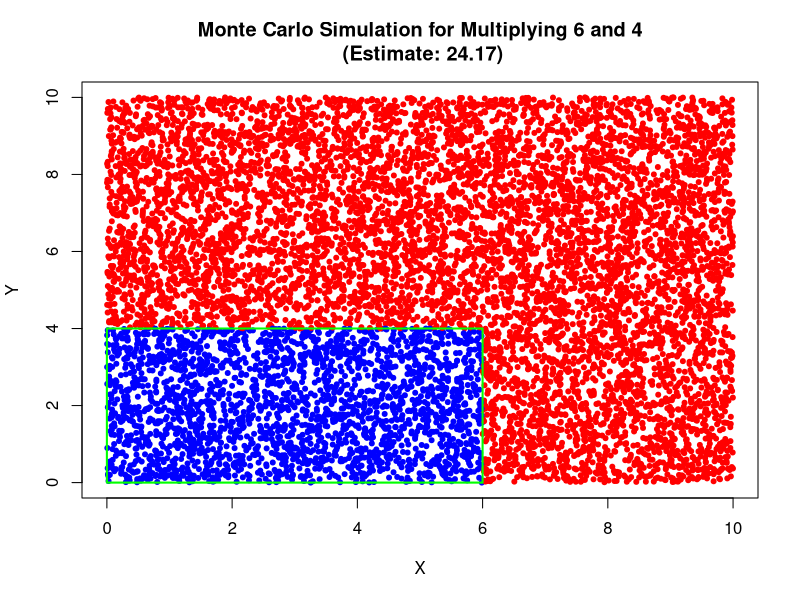

Write R code to recreate this figure.
## ---- chunk 1
# Define canvas dimensions
canvas_width <- 10
canvas_height <- 10

# Define the rectangle dimensions based on our two numbers
number_1 <- 6
number_2 <- 4

# Number of simulation points ("darts")
n_points <- 10000

# Set seed for reproducibility
set.seed(42)

# Generate random points uniformly distributed over the canvas
x <- runif(n_points, min = 0, max = canvas_width)
y <- runif(n_points, min = 0, max = canvas_height)

# Determine which points fall inside the number_2
inside <- (x <= number_1) & (y <= number_2)

# Estimate the area of the rectangle using the Monte Carlo method
estimated_area <- (sum(inside) / n_points) * (canvas_width * canvas_height)

# Calculate the true area of the rectangle
true_area <- number_1 * number_2

# Print the results
cat("Estimated Area:", estimated_area, "\n")
cat("True Area:", true_area, "\n")

text_label <- paste("Estimate:", round(estimated_area, 2))

# Plot the simulation: points inside the rectangle in blue, outside in red
plot(x, y, col = ifelse(inside, "blue", "red"), pch = 20,
     xlab = "X", ylab = "Y",
     main = paste0("Monte Carlo Simulation for Multiplying ", number_1, " and ", number_2, "\n (", text_label, ")" ))

# Draw the rectangle for reference
rect(0, 0, number_1, number_2, border = "green", lwd = 2)
